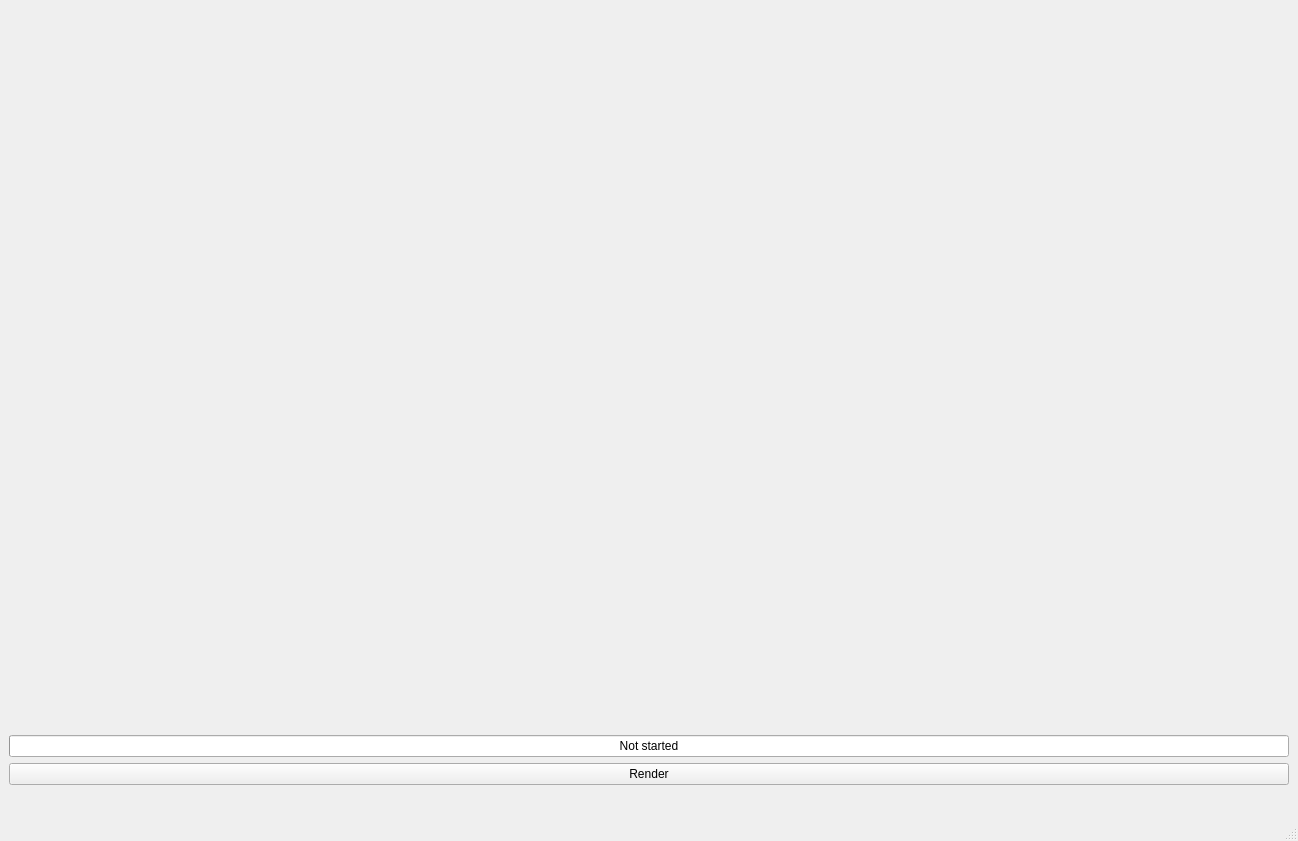
<?xml version="1.0" encoding="UTF-8"?>
<ui version="4.0">
 <class>MainWindow</class>
 <widget class="QMainWindow" name="MainWindow">
  <property name="geometry">
   <rect>
    <x>0</x>
    <y>0</y>
    <width>1298</width>
    <height>841</height>
   </rect>
  </property>
  <property name="sizePolicy">
   <sizepolicy hsizetype="Fixed" vsizetype="Fixed">
    <horstretch>0</horstretch>
    <verstretch>0</verstretch>
   </sizepolicy>
  </property>
  <property name="minimumSize">
   <size>
    <width>1298</width>
    <height>841</height>
   </size>
  </property>
  <property name="maximumSize">
   <size>
    <width>1298</width>
    <height>841</height>
   </size>
  </property>
  <property name="windowTitle">
   <string>MainWindow</string>
  </property>
  <widget class="QWidget" name="centralwidget">
   <layout class="QGridLayout" name="gridLayout">
    <property name="sizeConstraint">
     <enum>QLayout::SetFixedSize</enum>
    </property>
    <item row="1" column="0">
     <widget class="QProgressBar" name="eProgress">
      <property name="value">
       <number>0</number>
      </property>
      <property name="alignment">
       <set>Qt::AlignCenter</set>
      </property>
      <property name="format">
       <string>Not started</string>
      </property>
     </widget>
    </item>
    <item row="0" column="0">
     <widget class="QLabel" name="eImage">
      <property name="sizePolicy">
       <sizepolicy hsizetype="Fixed" vsizetype="Fixed">
        <horstretch>0</horstretch>
        <verstretch>0</verstretch>
       </sizepolicy>
      </property>
      <property name="minimumSize">
       <size>
        <width>1280</width>
        <height>720</height>
       </size>
      </property>
      <property name="maximumSize">
       <size>
        <width>1280</width>
        <height>720</height>
       </size>
      </property>
     </widget>
    </item>
    <item row="2" column="0">
     <widget class="QPushButton" name="bRender">
      <property name="text">
       <string>Render</string>
      </property>
     </widget>
    </item>
   </layout>
  </widget>
  <widget class="QMenuBar" name="menubar">
   <property name="geometry">
    <rect>
     <x>0</x>
     <y>0</y>
     <width>1298</width>
     <height>21</height>
    </rect>
   </property>
  </widget>
  <widget class="QStatusBar" name="statusbar"/>
 </widget>
 <resources/>
 <connections/>
</ui>
